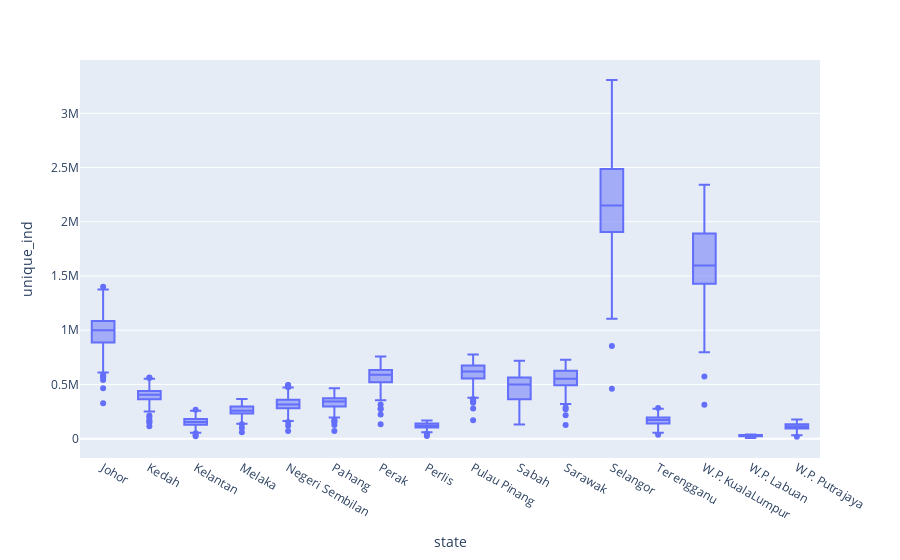

This figure's notebook cell:
### Code cell
bp_by_state_go(checkin_state, 'unique_ind')

### Figure 1 — Plotly figure (JSON) as saved in the notebook; plotly's stock layout.template omitted (floating-point values rounded to 4 significant figures; data arrays with more than 128 entries replaced by an {"elided": "..."} marker saying what was removed)
{"data": [{"alignmentgroup": "True", "hovertemplate": "state=%{x}<br>unique_ind=%{y}<extra></extra>", "legendgroup": "", "marker": {"color": "#636efa"}, "name": "", "notched": false, "offsetgroup": "", "orientation": "v", "showlegend": false, "type": "box", "x": {"elided": "4944 str values"}, "x0": " ", "xaxis": "x", "y": {"elided": "4944 int values"}, "y0": " ", "yaxis": "y"}], "layout": {"boxmode": "group", "legend": {"tracegroupgap": 0}, "margin": {"t": 60}, "xaxis": {"anchor": "y", "domain": [0, 1], "title": {"text": "state"}}, "yaxis": {"anchor": "x", "domain": [0, 1], "title": {"text": "unique_ind"}}}}
